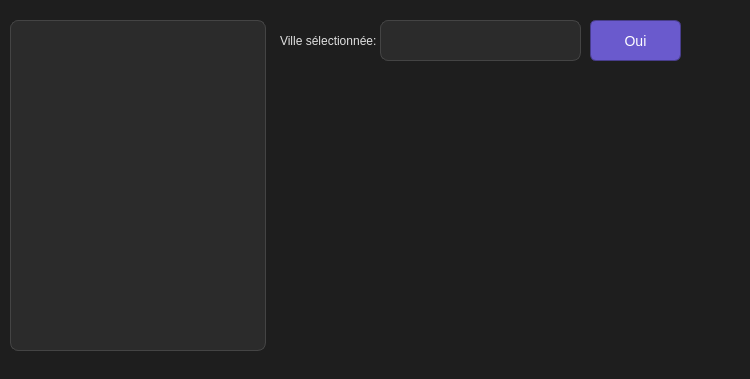
<?xml version="1.0" encoding="UTF-8"?>
<ui version="4.0">
 <class>Form</class>
 <widget class="QWidget" name="Form">
  <property name="geometry">
   <rect>
    <x>0</x>
    <y>0</y>
    <width>750</width>
    <height>379</height>
   </rect>
  </property>
  <property name="mouseTracking">
   <bool>false</bool>
  </property>
  <property name="windowTitle">
   <string>Form</string>
  </property>
  <property name="styleSheet">
   <string notr="true">QWidget {
    background-color: #1E1E1E;
    color: #E0E0E0;
}
</string>
  </property>
  <widget class="QListWidget" name="listWidget">
   <property name="geometry">
    <rect>
     <x>10</x>
     <y>20</y>
     <width>256</width>
     <height>331</height>
    </rect>
   </property>
   <property name="styleSheet">
    <string notr="true">
    QListWidget {
        background-color: #2b2b2b;
        border: 1px solid #444;
        border-radius: 8px;
        color: #e0e0e0;
        padding: 5px;
        font-family: 'Segoe UI', sans-serif;
        font-size: 14px;
    }

    QListWidget::item {
        background-color: #2b2b2b;
        padding: 10px;
        margin: 5px 0;
        border-bottom: 1px solid #444;
    }

    QListWidget::item:hover {
        background-color: #3d3d3d;
        color: #ffffff;
    }

    QListWidget::item:selected {
        background-color: #6a5acd;
        color: #ffffff;
        border: none;
    }

    QListWidget::item:selected:active {
        background-color: #483d8b;
    }
    </string>
   </property>
  </widget>
  <widget class="QLabel" name="label">
   <property name="geometry">
    <rect>
     <x>280</x>
     <y>20</y>
     <width>101</width>
     <height>41</height>
    </rect>
   </property>
   <property name="text">
    <string>Ville sélectionnée:</string>
   </property>
  </widget>
  <widget class="QLabel" name="desc_label">
   <property name="geometry">
    <rect>
     <x>280</x>
     <y>260</y>
     <width>291</width>
     <height>61</height>
    </rect>
   </property>
   <property name="styleSheet">
    <string notr="true">font-size: 18px;
font-weight: bold;
margin-bottom: 20px;</string>
   </property>
   <property name="text">
    <string/>
   </property>
   <property name="textFormat">
    <enum>Qt::PlainText</enum>
   </property>
  </widget>
  <widget class="QLabel" name="temp_label">
   <property name="geometry">
    <rect>
     <x>280</x>
     <y>190</y>
     <width>251</width>
     <height>51</height>
    </rect>
   </property>
   <property name="styleSheet">
    <string notr="true">
font-size: 18px;
margin-bottom: 20px;
font-weight: bold;</string>
   </property>
   <property name="text">
    <string/>
   </property>
   <property name="textFormat">
    <enum>Qt::PlainText</enum>
   </property>
  </widget>
  <widget class="QLabel" name="image_label">
   <property name="geometry">
    <rect>
     <x>560</x>
     <y>150</y>
     <width>161</width>
     <height>101</height>
    </rect>
   </property>
   <property name="styleSheet">
    <string notr="true">height: 120px;
margin-top: 20px;</string>
   </property>
   <property name="text">
    <string/>
   </property>
  </widget>
  <widget class="QLabel" name="etat_n">
   <property name="geometry">
    <rect>
     <x>270</x>
     <y>330</y>
     <width>351</width>
     <height>41</height>
    </rect>
   </property>
   <property name="styleSheet">
    <string notr="true">font-size: 15px;
font-weight: bold;
color: #FF6F61;</string>
   </property>
   <property name="text">
    <string/>
   </property>
  </widget>
  <widget class="QLabel" name="ville_selec">
   <property name="geometry">
    <rect>
     <x>380</x>
     <y>20</y>
     <width>201</width>
     <height>41</height>
    </rect>
   </property>
   <property name="styleSheet">
    <string notr="true">
    QLabel {
        border-radius: 8px;
        border: 1px solid #444;
        padding: 8px;
        font-size: 14px;
        background-color: #2B2B2B;
        color: #FFFFFF;
    }

    QLabel:focus {
        border-color: #1E88E5;
        background-color: #333;
        color: #FFFFFF;
    }
    </string>
   </property>
   <property name="text">
    <string/>
   </property>
  </widget>
  <widget class="QPushButton" name="boutonoui">
   <property name="geometry">
    <rect>
     <x>590</x>
     <y>20</y>
     <width>91</width>
     <height>41</height>
    </rect>
   </property>
   <property name="styleSheet">
    <string notr="true">QPushButton {
    background-color: #2E2E2E;  /* Fond de la boîte de dialogue */
    border: none;  /* Pas de bordure autour de la boîte */
    padding: 10px;  /* Espacement autour des boutons */
    border-radius: 8px;  /* Coins arrondis */
}

QPushButton {
    background-color: #6A5ACD;  
    color: white; 
    padding: 8px 15px; 
    border: 1px solid #483D8B; 
    border-radius: 6px; 
    font-size: 14px; 
    font-family: 'Segoe UI', sans-serif;  
 
}

QPushButton:hover {
    background-color: #7B68EE;  /* Couleur au survol */
}

QPushButton:pressed {
    background-color: #483D8B;  /* Couleur lors du clic */
}

QPushButton:disabled {
    background-color: #555555;  /* Couleur des boutons désactivés */
    color: #999999;  /* Couleur du texte des boutons désactivés */
}
</string>
   </property>
   <property name="text">
    <string>Oui</string>
   </property>
  </widget>
 </widget>
 <resources/>
 <connections/>
</ui>
